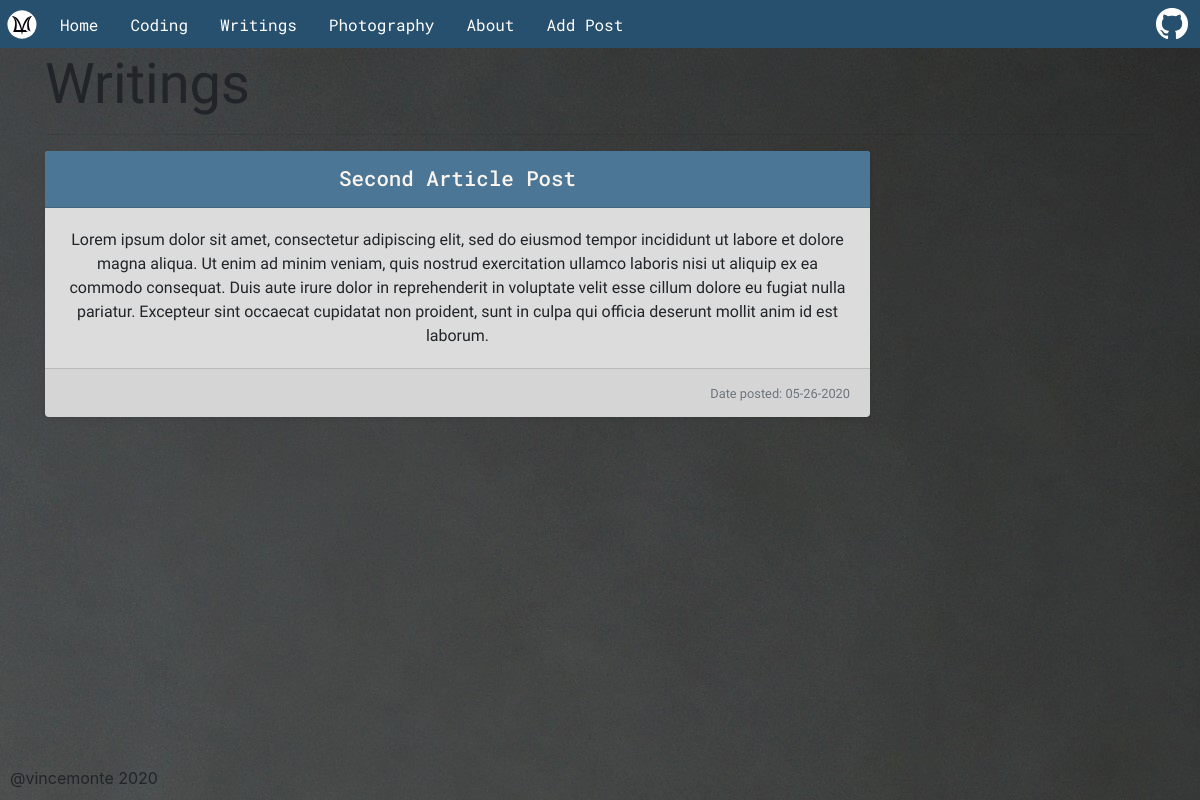
Page /writings on the earlier database version.
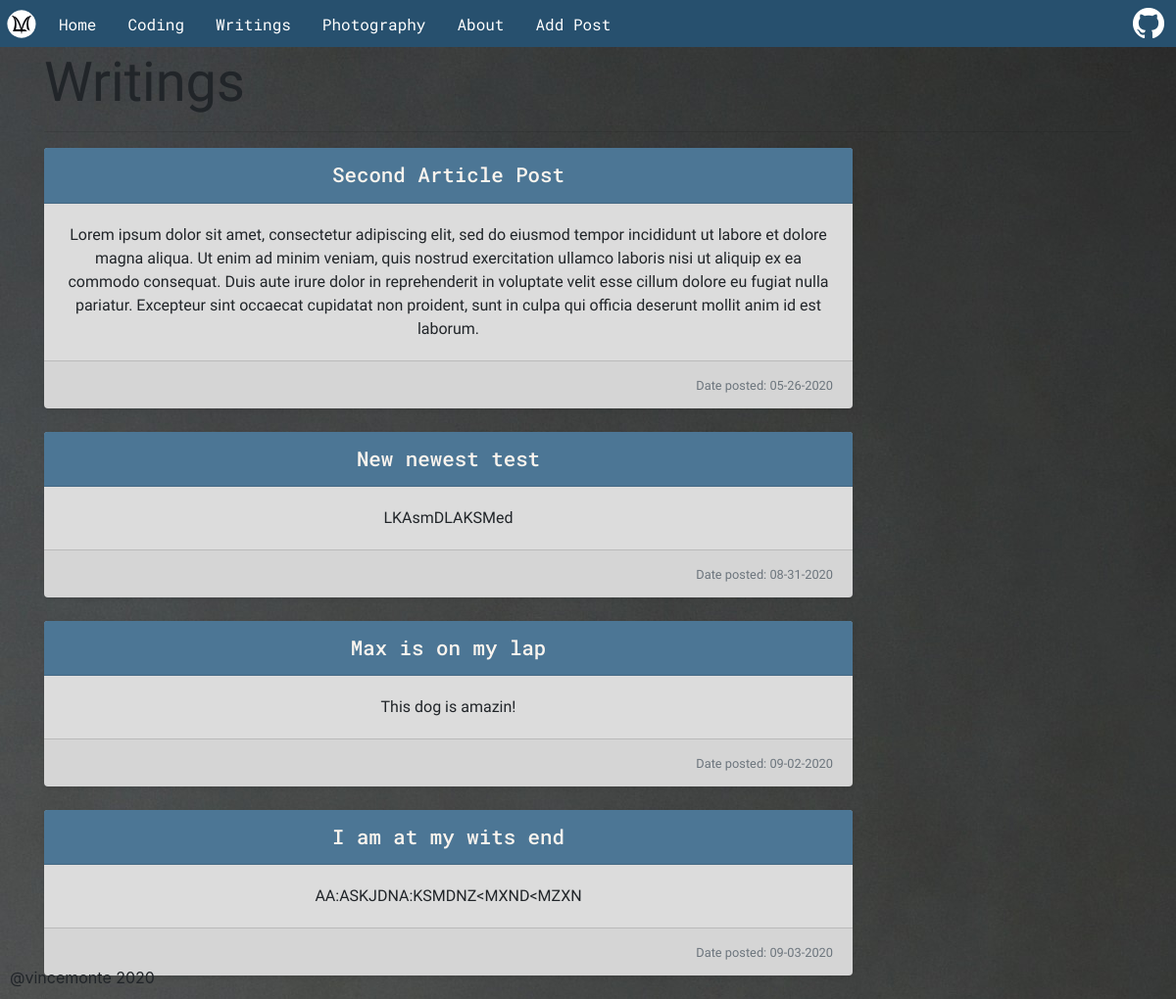
Same page on the later database version.
### personalWebsite/models.py (models this page shows, shortened)
class Project(db.Model):
    id = db.Column(db.Integer, primary_key=True)
    title = db.Column(db.String(100), nullable=False)
    type = db.Column(db.String(20), nullable=False)
    content= db.Column(db.Text, nullable=True)
    files = db.Column(db.String(50), nullable=True) #holds the path to the file images
    date_posted = db.Column(db.DateTime, nullable=False, default=datetime.now)
    home_post = db.relationship('HomePost', backref='project', uselist=False)

### personalWebsite/routes.py (the view)
@app.route('/writings')
def writings():
    posts = Project.query.filter_by(type='writing')
    return render_template('writings.html', posts=posts)

### personalWebsite/templates/writings.html
{% extends "layout.html" %}
{% block content %}
<div class="container">
  <h1 class="display-4 page-header mt-0">Writings</h1>
  <hr>
  <div class="row text-center">
    {% for post in posts %}
    <div class="col-lg-9">
      <div class="card mb-4 shadow-sm">
        <div class="card-header">
          <a class = "card-title" href="{{ url_for('project', project_id=post.id) }}">{{ post.title }}</a>
        </div>
        <div class="card-body">
          <p class= "card-text">{{ post.content }}</p>
        </div>
        <div class="card-footer text-right">
          <small class="text-muted">Date posted: {{ post.date_posted.strftime('%m-%d-%Y') }}</small>
        </div>
      </div>
    </div>
    {% endfor %}
  </div>
</div>
{% endblock content %}

Differences in the rows shown:
added Project: title "New newest test", content "LKAsmDLAKSMed", date_posted "08-31-2020"
added Project: title "Max is on my lap", content "This dog is amazin!", date_posted "09-02-2020"
added Project: title "I am at my wits end", content "AA:ASKJDNA:KSMDNZ<MXND<MZXN", date_posted "09-03-2020"
